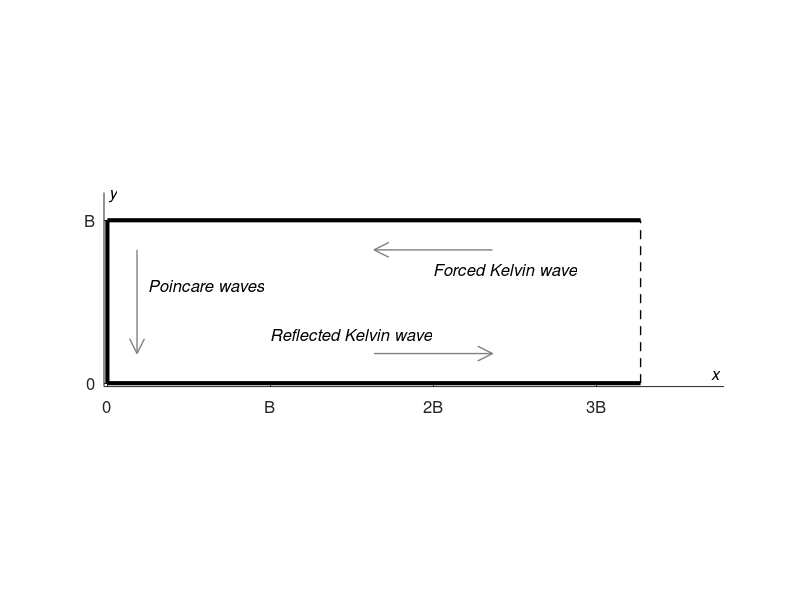

MATLAB code to generate this figure:
function basinplot;

fclose all;
close all;
clc;

% Print?
printen      = 1;

% Geometry
B            =  550;
L            = 1800;

% Parameters
ms           =   12;
fs           =   12;
lw1          =    3;
lw2          =    1;
cl           =  0.5;
fac          =  1.15;

% Plot lines
line([0 L],[0 0],'linewidth',lw1,'color','k');
line([0 L],[B B],'linewidth',lw1,'color','k');
line([0 0],[0 B],'linewidth',lw1,'color','k');
line([L L],[0 B],'linewidth',lw2,'color','k','linestyle','--');

% Beautify
daspect([1 1 1]);
frac         =    10;
xlim([fac*(0-frac) fac*(L+frac)]);
ylim([fac*(0-frac) fac*(B+frac)]);
set(gca,'xtick',[0:B:L]);
set(gca,'ytick',[0:B:B]);
ax           = axis;
ap           = get(gca,'Position');
set(gca,'xticklabel',[{'0'} {'B'} {'2B'} {'3B'}]);
set(gca,'yticklabel',[{'0'} {'B'}]);
set(gca,'fontsize',fs);

% Incoming Kelvin arrow
box off;
x            = [ 900 1300];
y            = [ 450  450];
dx           =  50;
dy           =  25;
line(x,y,'linewidth',lw2,'color',[cl cl cl]);
line([x(1) x(1)+dx],[y(1) y(1)-dy],'linewidth',lw2,'color',[cl cl cl]);
line([x(1) x(1)+dx],[y(1) y(1)+dy],'linewidth',lw2,'color',[cl cl cl]);

% Outgoing Kelvin arrow
x            = [ 900 1300];
y            = [ 100  100];
dx           =  50;
dy           =  25;
line(x,y,'linewidth',lw2,'color',[cl cl cl]);
line([x(2) x(2)-dx],[y(2) y(2)-dy],'linewidth',lw2,'color',[cl cl cl]);
line([x(2) x(2)-dx],[y(2) y(2)+dy],'linewidth',lw2,'color',[cl cl cl]);

% Poincare arrow
x            = [ 100  100];
y            = [ 450  100];
dx           =  25;
dy           =  50;
line(x,y,'linewidth',lw2,'color',[cl cl cl]);
line([x(2) x(2)-dx],[y(2) y(2)+dy],'linewidth',lw2,'color',[cl cl cl]);
line([x(2) x(2)+dx],[y(2) y(2)+dy],'linewidth',lw2,'color',[cl cl cl]);

% Text labels
text(2*B,0.7*B,'Forced Kelvin wave','fontsize',fs,'FontAngle','italic');
text(1*B,0.3*B,'Reflected Kelvin wave','fontsize',fs,'FontAngle','italic');
text(0.25*B,0.6*B,'Poincare waves','fontsize',fs,'FontAngle','italic');

% Text labels for axes
text(fac*L-30,  30,'x','fontsize',fs,'FontAngle','italic');
text(       5,fac*B,'y','fontsize',fs,'FontAngle','italic');

% Make eps figure
if printen == 1;
    print(figure(1),'-dpng','-r300','doc/basinplot.png');
    close all;
end